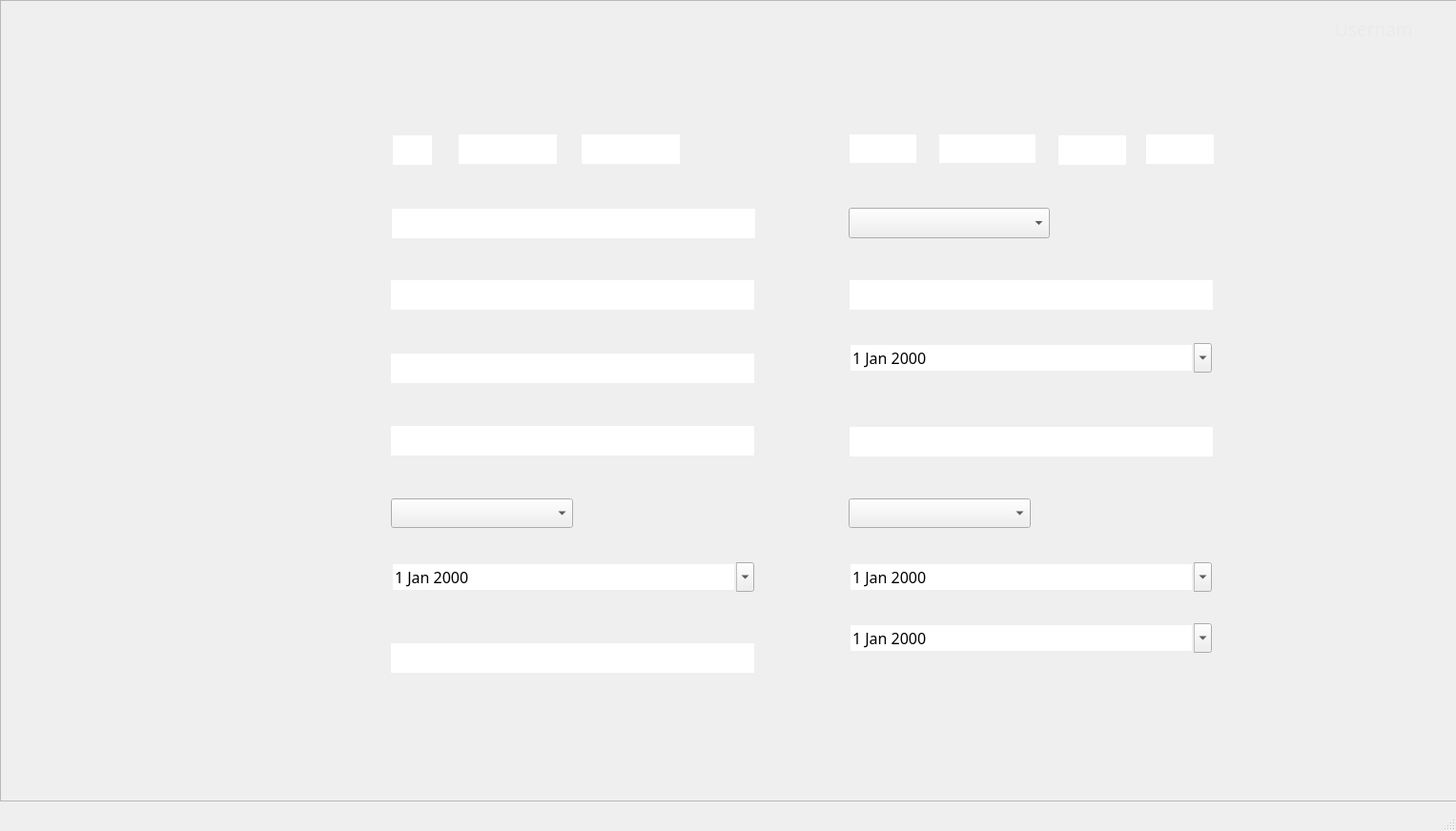
<?xml version="1.0" encoding="UTF-8"?>
<ui version="4.0">
 <class>PersonRegisterWindow</class>
 <widget class="QMainWindow" name="PersonRegisterWindow">
  <property name="geometry">
   <rect>
    <x>0</x>
    <y>0</y>
    <width>1527</width>
    <height>872</height>
   </rect>
  </property>
  <property name="windowTitle">
   <string>PersonRegister</string>
  </property>
  <property name="tabShape">
   <enum>QTabWidget::Rounded</enum>
  </property>
  <widget class="QWidget" name="centralwidget">
   <widget class="QFrame" name="frame">
    <property name="geometry">
     <rect>
      <x>0</x>
      <y>0</y>
      <width>1531</width>
      <height>841</height>
     </rect>
    </property>
    <property name="frameShape">
     <enum>QFrame::StyledPanel</enum>
    </property>
    <property name="frameShadow">
     <enum>QFrame::Raised</enum>
    </property>
    <widget class="QLabel" name="BackgroundLabel">
     <property name="geometry">
      <rect>
       <x>0</x>
       <y>0</y>
       <width>1531</width>
       <height>841</height>
      </rect>
     </property>
     <property name="text">
      <string/>
     </property>
     <property name="pixmap">
      <pixmap>Images/PersonRegister.png</pixmap>
     </property>
     <property name="scaledContents">
      <bool>true</bool>
     </property>
    </widget>
    <widget class="QPushButton" name="UserBanButton">
     <property name="geometry">
      <rect>
       <x>0</x>
       <y>170</y>
       <width>241</width>
       <height>51</height>
      </rect>
     </property>
     <property name="text">
      <string/>
     </property>
     <property name="flat">
      <bool>true</bool>
     </property>
    </widget>
    <widget class="QPushButton" name="DataButton">
     <property name="geometry">
      <rect>
       <x>0</x>
       <y>120</y>
       <width>241</width>
       <height>51</height>
      </rect>
     </property>
     <property name="text">
      <string/>
     </property>
     <property name="flat">
      <bool>true</bool>
     </property>
    </widget>
    <widget class="QPushButton" name="RecordsButton">
     <property name="geometry">
      <rect>
       <x>0</x>
       <y>390</y>
       <width>241</width>
       <height>51</height>
      </rect>
     </property>
     <property name="text">
      <string/>
     </property>
     <property name="flat">
      <bool>true</bool>
     </property>
    </widget>
    <widget class="QPushButton" name="LogOutButton">
     <property name="geometry">
      <rect>
       <x>0</x>
       <y>780</y>
       <width>241</width>
       <height>51</height>
      </rect>
     </property>
     <property name="text">
      <string/>
     </property>
     <property name="flat">
      <bool>true</bool>
     </property>
    </widget>
    <widget class="QPushButton" name="StatisticsButton">
     <property name="geometry">
      <rect>
       <x>0</x>
       <y>450</y>
       <width>241</width>
       <height>51</height>
      </rect>
     </property>
     <property name="text">
      <string/>
     </property>
     <property name="flat">
      <bool>true</bool>
     </property>
    </widget>
    <widget class="QPushButton" name="HomeButton">
     <property name="geometry">
      <rect>
       <x>0</x>
       <y>60</y>
       <width>241</width>
       <height>51</height>
      </rect>
     </property>
     <property name="text">
      <string/>
     </property>
     <property name="flat">
      <bool>true</bool>
     </property>
    </widget>
    <widget class="QPushButton" name="AuditLogButton">
     <property name="geometry">
      <rect>
       <x>0</x>
       <y>280</y>
       <width>241</width>
       <height>51</height>
      </rect>
     </property>
     <property name="text">
      <string/>
     </property>
     <property name="flat">
      <bool>true</bool>
     </property>
    </widget>
    <widget class="QPushButton" name="CatalogButton">
     <property name="geometry">
      <rect>
       <x>0</x>
       <y>340</y>
       <width>241</width>
       <height>51</height>
      </rect>
     </property>
     <property name="text">
      <string/>
     </property>
     <property name="flat">
      <bool>true</bool>
     </property>
    </widget>
    <widget class="QPushButton" name="PersonRegisterbutton">
     <property name="geometry">
      <rect>
       <x>0</x>
       <y>230</y>
       <width>241</width>
       <height>51</height>
      </rect>
     </property>
     <property name="text">
      <string/>
     </property>
     <property name="flat">
      <bool>true</bool>
     </property>
    </widget>
    <widget class="QPushButton" name="SubmitButton">
     <property name="geometry">
      <rect>
       <x>1290</x>
       <y>704</y>
       <width>127</width>
       <height>33</height>
      </rect>
     </property>
     <property name="text">
      <string/>
     </property>
     <property name="flat">
      <bool>true</bool>
     </property>
    </widget>
    <widget class="QLabel" name="UsernameLabel">
     <property name="geometry">
      <rect>
       <x>1400</x>
       <y>20</y>
       <width>81</width>
       <height>21</height>
      </rect>
     </property>
     <property name="font">
      <font>
       <family>Source Sans Pro</family>
       <pointsize>14</pointsize>
      </font>
     </property>
     <property name="cursor">
      <cursorShape>BlankCursor</cursorShape>
     </property>
     <property name="autoFillBackground">
      <bool>false</bool>
     </property>
     <property name="styleSheet">
      <string notr="true">color: rgb(234, 234, 234);</string>
     </property>
     <property name="text">
      <string>Username</string>
     </property>
    </widget>
    <widget class="QLineEdit" name="FirstNameInput">
     <property name="enabled">
      <bool>true</bool>
     </property>
     <property name="geometry">
      <rect>
       <x>411</x>
       <y>219</y>
       <width>381</width>
       <height>31</height>
      </rect>
     </property>
     <property name="font">
      <font>
       <family>Source Sans Pro</family>
       <pointsize>12</pointsize>
      </font>
     </property>
     <property name="cursor">
      <cursorShape>IBeamCursor</cursorShape>
     </property>
     <property name="acceptDrops">
      <bool>true</bool>
     </property>
     <property name="autoFillBackground">
      <bool>false</bool>
     </property>
     <property name="frame">
      <bool>false</bool>
     </property>
     <property name="clearButtonEnabled">
      <bool>false</bool>
     </property>
    </widget>
    <widget class="QLineEdit" name="SeconNameInput">
     <property name="enabled">
      <bool>true</bool>
     </property>
     <property name="geometry">
      <rect>
       <x>410</x>
       <y>294</y>
       <width>381</width>
       <height>31</height>
      </rect>
     </property>
     <property name="font">
      <font>
       <family>Source Sans Pro</family>
       <pointsize>12</pointsize>
      </font>
     </property>
     <property name="cursor">
      <cursorShape>IBeamCursor</cursorShape>
     </property>
     <property name="acceptDrops">
      <bool>true</bool>
     </property>
     <property name="autoFillBackground">
      <bool>false</bool>
     </property>
     <property name="frame">
      <bool>false</bool>
     </property>
     <property name="clearButtonEnabled">
      <bool>false</bool>
     </property>
    </widget>
    <widget class="QLineEdit" name="FirstLastnameInput">
     <property name="enabled">
      <bool>true</bool>
     </property>
     <property name="geometry">
      <rect>
       <x>410</x>
       <y>371</y>
       <width>381</width>
       <height>31</height>
      </rect>
     </property>
     <property name="font">
      <font>
       <family>Source Sans Pro</family>
       <pointsize>12</pointsize>
      </font>
     </property>
     <property name="cursor">
      <cursorShape>IBeamCursor</cursorShape>
     </property>
     <property name="acceptDrops">
      <bool>true</bool>
     </property>
     <property name="autoFillBackground">
      <bool>false</bool>
     </property>
     <property name="frame">
      <bool>false</bool>
     </property>
     <property name="clearButtonEnabled">
      <bool>false</bool>
     </property>
    </widget>
    <widget class="QLineEdit" name="SeconLastnameinput">
     <property name="enabled">
      <bool>true</bool>
     </property>
     <property name="geometry">
      <rect>
       <x>410</x>
       <y>447</y>
       <width>381</width>
       <height>31</height>
      </rect>
     </property>
     <property name="font">
      <font>
       <family>Source Sans Pro</family>
       <pointsize>12</pointsize>
      </font>
     </property>
     <property name="cursor">
      <cursorShape>IBeamCursor</cursorShape>
     </property>
     <property name="acceptDrops">
      <bool>true</bool>
     </property>
     <property name="autoFillBackground">
      <bool>false</bool>
     </property>
     <property name="frame">
      <bool>false</bool>
     </property>
     <property name="clearButtonEnabled">
      <bool>false</bool>
     </property>
    </widget>
    <widget class="QLineEdit" name="FirstSpaceID">
     <property name="enabled">
      <bool>true</bool>
     </property>
     <property name="geometry">
      <rect>
       <x>412</x>
       <y>142</y>
       <width>41</width>
       <height>31</height>
      </rect>
     </property>
     <property name="font">
      <font>
       <family>Source Sans Pro</family>
       <pointsize>12</pointsize>
      </font>
     </property>
     <property name="cursor">
      <cursorShape>IBeamCursor</cursorShape>
     </property>
     <property name="acceptDrops">
      <bool>true</bool>
     </property>
     <property name="autoFillBackground">
      <bool>false</bool>
     </property>
     <property name="frame">
      <bool>false</bool>
     </property>
     <property name="clearButtonEnabled">
      <bool>false</bool>
     </property>
    </widget>
    <widget class="QLineEdit" name="SecondSpaceID">
     <property name="enabled">
      <bool>true</bool>
     </property>
     <property name="geometry">
      <rect>
       <x>481</x>
       <y>141</y>
       <width>103</width>
       <height>31</height>
      </rect>
     </property>
     <property name="font">
      <font>
       <family>Source Sans Pro</family>
       <pointsize>12</pointsize>
      </font>
     </property>
     <property name="cursor">
      <cursorShape>IBeamCursor</cursorShape>
     </property>
     <property name="acceptDrops">
      <bool>true</bool>
     </property>
     <property name="autoFillBackground">
      <bool>false</bool>
     </property>
     <property name="frame">
      <bool>false</bool>
     </property>
     <property name="clearButtonEnabled">
      <bool>false</bool>
     </property>
    </widget>
    <widget class="QLineEdit" name="ThirdSpaceID">
     <property name="enabled">
      <bool>true</bool>
     </property>
     <property name="geometry">
      <rect>
       <x>610</x>
       <y>141</y>
       <width>103</width>
       <height>31</height>
      </rect>
     </property>
     <property name="font">
      <font>
       <family>Source Sans Pro</family>
       <pointsize>12</pointsize>
      </font>
     </property>
     <property name="cursor">
      <cursorShape>IBeamCursor</cursorShape>
     </property>
     <property name="acceptDrops">
      <bool>true</bool>
     </property>
     <property name="autoFillBackground">
      <bool>false</bool>
     </property>
     <property name="frame">
      <bool>false</bool>
     </property>
     <property name="clearButtonEnabled">
      <bool>false</bool>
     </property>
    </widget>
    <widget class="QLineEdit" name="FirstSpaceRecordNum">
     <property name="enabled">
      <bool>true</bool>
     </property>
     <property name="geometry">
      <rect>
       <x>891</x>
       <y>141</y>
       <width>70</width>
       <height>30</height>
      </rect>
     </property>
     <property name="font">
      <font>
       <family>Source Sans Pro</family>
       <pointsize>12</pointsize>
      </font>
     </property>
     <property name="cursor">
      <cursorShape>IBeamCursor</cursorShape>
     </property>
     <property name="acceptDrops">
      <bool>true</bool>
     </property>
     <property name="autoFillBackground">
      <bool>false</bool>
     </property>
     <property name="frame">
      <bool>false</bool>
     </property>
     <property name="clearButtonEnabled">
      <bool>false</bool>
     </property>
    </widget>
    <widget class="QLineEdit" name="SecSpaceRecordNum">
     <property name="enabled">
      <bool>true</bool>
     </property>
     <property name="geometry">
      <rect>
       <x>985</x>
       <y>141</y>
       <width>101</width>
       <height>30</height>
      </rect>
     </property>
     <property name="font">
      <font>
       <family>Source Sans Pro</family>
       <pointsize>12</pointsize>
      </font>
     </property>
     <property name="cursor">
      <cursorShape>IBeamCursor</cursorShape>
     </property>
     <property name="acceptDrops">
      <bool>true</bool>
     </property>
     <property name="autoFillBackground">
      <bool>false</bool>
     </property>
     <property name="frame">
      <bool>false</bool>
     </property>
     <property name="clearButtonEnabled">
      <bool>false</bool>
     </property>
    </widget>
    <widget class="QLineEdit" name="ThirdSpaceRecNum">
     <property name="enabled">
      <bool>true</bool>
     </property>
     <property name="geometry">
      <rect>
       <x>1110</x>
       <y>142</y>
       <width>71</width>
       <height>31</height>
      </rect>
     </property>
     <property name="font">
      <font>
       <family>Source Sans Pro</family>
       <pointsize>12</pointsize>
      </font>
     </property>
     <property name="cursor">
      <cursorShape>IBeamCursor</cursorShape>
     </property>
     <property name="acceptDrops">
      <bool>true</bool>
     </property>
     <property name="autoFillBackground">
      <bool>false</bool>
     </property>
     <property name="frame">
      <bool>false</bool>
     </property>
     <property name="clearButtonEnabled">
      <bool>false</bool>
     </property>
    </widget>
    <widget class="QLineEdit" name="FourthSpaceRecNum">
     <property name="enabled">
      <bool>true</bool>
     </property>
     <property name="geometry">
      <rect>
       <x>1202</x>
       <y>141</y>
       <width>71</width>
       <height>31</height>
      </rect>
     </property>
     <property name="font">
      <font>
       <family>Source Sans Pro</family>
       <pointsize>12</pointsize>
      </font>
     </property>
     <property name="cursor">
      <cursorShape>IBeamCursor</cursorShape>
     </property>
     <property name="acceptDrops">
      <bool>true</bool>
     </property>
     <property name="autoFillBackground">
      <bool>false</bool>
     </property>
     <property name="frame">
      <bool>false</bool>
     </property>
     <property name="clearButtonEnabled">
      <bool>false</bool>
     </property>
    </widget>
    <widget class="QLineEdit" name="CrimeDetail">
     <property name="enabled">
      <bool>true</bool>
     </property>
     <property name="geometry">
      <rect>
       <x>891</x>
       <y>294</y>
       <width>381</width>
       <height>31</height>
      </rect>
     </property>
     <property name="font">
      <font>
       <family>Source Sans Pro</family>
       <pointsize>12</pointsize>
      </font>
     </property>
     <property name="cursor">
      <cursorShape>IBeamCursor</cursorShape>
     </property>
     <property name="acceptDrops">
      <bool>true</bool>
     </property>
     <property name="autoFillBackground">
      <bool>false</bool>
     </property>
     <property name="frame">
      <bool>false</bool>
     </property>
     <property name="clearButtonEnabled">
      <bool>false</bool>
     </property>
    </widget>
    <widget class="QComboBox" name="RecordType">
     <property name="geometry">
      <rect>
       <x>890</x>
       <y>218</y>
       <width>211</width>
       <height>32</height>
      </rect>
     </property>
    </widget>
    <widget class="QComboBox" name="Genre">
     <property name="geometry">
      <rect>
       <x>410</x>
       <y>523</y>
       <width>191</width>
       <height>31</height>
      </rect>
     </property>
    </widget>
    <widget class="QComboBox" name="RecordResolution">
     <property name="geometry">
      <rect>
       <x>890</x>
       <y>523</y>
       <width>191</width>
       <height>31</height>
      </rect>
     </property>
    </widget>
    <widget class="QLineEdit" name="Institution">
     <property name="enabled">
      <bool>true</bool>
     </property>
     <property name="geometry">
      <rect>
       <x>410</x>
       <y>675</y>
       <width>381</width>
       <height>31</height>
      </rect>
     </property>
     <property name="font">
      <font>
       <family>Source Sans Pro</family>
       <pointsize>12</pointsize>
      </font>
     </property>
     <property name="cursor">
      <cursorShape>IBeamCursor</cursorShape>
     </property>
     <property name="acceptDrops">
      <bool>true</bool>
     </property>
     <property name="autoFillBackground">
      <bool>false</bool>
     </property>
     <property name="frame">
      <bool>false</bool>
     </property>
     <property name="clearButtonEnabled">
      <bool>false</bool>
     </property>
    </widget>
    <widget class="QDateEdit" name="Birthdate">
     <property name="geometry">
      <rect>
       <x>410</x>
       <y>590</y>
       <width>381</width>
       <height>31</height>
      </rect>
     </property>
     <property name="font">
      <font>
       <family>Source Sans Pro</family>
       <pointsize>12</pointsize>
      </font>
     </property>
     <property name="acceptDrops">
      <bool>false</bool>
     </property>
     <property name="autoFillBackground">
      <bool>false</bool>
     </property>
     <property name="wrapping">
      <bool>false</bool>
     </property>
     <property name="frame">
      <bool>false</bool>
     </property>
     <property name="buttonSymbols">
      <enum>QAbstractSpinBox::UpDownArrows</enum>
     </property>
     <property name="showGroupSeparator" stdset="0">
      <bool>false</bool>
     </property>
     <property name="calendarPopup">
      <bool>true</bool>
     </property>
    </widget>
    <widget class="QDateEdit" name="InitialSentenceDate">
     <property name="geometry">
      <rect>
       <x>890</x>
       <y>590</y>
       <width>381</width>
       <height>31</height>
      </rect>
     </property>
     <property name="font">
      <font>
       <family>Source Sans Pro</family>
       <pointsize>12</pointsize>
      </font>
     </property>
     <property name="acceptDrops">
      <bool>false</bool>
     </property>
     <property name="autoFillBackground">
      <bool>false</bool>
     </property>
     <property name="wrapping">
      <bool>false</bool>
     </property>
     <property name="frame">
      <bool>false</bool>
     </property>
     <property name="buttonSymbols">
      <enum>QAbstractSpinBox::UpDownArrows</enum>
     </property>
     <property name="showGroupSeparator" stdset="0">
      <bool>false</bool>
     </property>
     <property name="calendarPopup">
      <bool>true</bool>
     </property>
    </widget>
    <widget class="QDateEdit" name="FinalSentenceDate">
     <property name="geometry">
      <rect>
       <x>890</x>
       <y>654</y>
       <width>381</width>
       <height>31</height>
      </rect>
     </property>
     <property name="font">
      <font>
       <family>Source Sans Pro</family>
       <pointsize>12</pointsize>
      </font>
     </property>
     <property name="acceptDrops">
      <bool>false</bool>
     </property>
     <property name="autoFillBackground">
      <bool>false</bool>
     </property>
     <property name="wrapping">
      <bool>false</bool>
     </property>
     <property name="frame">
      <bool>false</bool>
     </property>
     <property name="buttonSymbols">
      <enum>QAbstractSpinBox::UpDownArrows</enum>
     </property>
     <property name="showGroupSeparator" stdset="0">
      <bool>false</bool>
     </property>
     <property name="calendarPopup">
      <bool>true</bool>
     </property>
    </widget>
    <widget class="QDateEdit" name="CrimeDate">
     <property name="geometry">
      <rect>
       <x>890</x>
       <y>360</y>
       <width>381</width>
       <height>31</height>
      </rect>
     </property>
     <property name="font">
      <font>
       <family>Source Sans Pro</family>
       <pointsize>12</pointsize>
      </font>
     </property>
     <property name="acceptDrops">
      <bool>false</bool>
     </property>
     <property name="autoFillBackground">
      <bool>false</bool>
     </property>
     <property name="wrapping">
      <bool>false</bool>
     </property>
     <property name="frame">
      <bool>false</bool>
     </property>
     <property name="buttonSymbols">
      <enum>QAbstractSpinBox::UpDownArrows</enum>
     </property>
     <property name="showGroupSeparator" stdset="0">
      <bool>false</bool>
     </property>
     <property name="calendarPopup">
      <bool>true</bool>
     </property>
    </widget>
    <widget class="QLineEdit" name="PhotoPath">
     <property name="enabled">
      <bool>true</bool>
     </property>
     <property name="geometry">
      <rect>
       <x>891</x>
       <y>448</y>
       <width>381</width>
       <height>31</height>
      </rect>
     </property>
     <property name="font">
      <font>
       <family>Source Sans Pro</family>
       <pointsize>12</pointsize>
      </font>
     </property>
     <property name="cursor">
      <cursorShape>IBeamCursor</cursorShape>
     </property>
     <property name="acceptDrops">
      <bool>true</bool>
     </property>
     <property name="autoFillBackground">
      <bool>false</bool>
     </property>
     <property name="frame">
      <bool>false</bool>
     </property>
     <property name="clearButtonEnabled">
      <bool>false</bool>
     </property>
    </widget>
   </widget>
  </widget>
  <widget class="QMenuBar" name="menubar">
   <property name="geometry">
    <rect>
     <x>0</x>
     <y>0</y>
     <width>1527</width>
     <height>21</height>
    </rect>
   </property>
  </widget>
  <widget class="QStatusBar" name="statusbar"/>
 </widget>
 <resources/>
 <connections/>
</ui>
